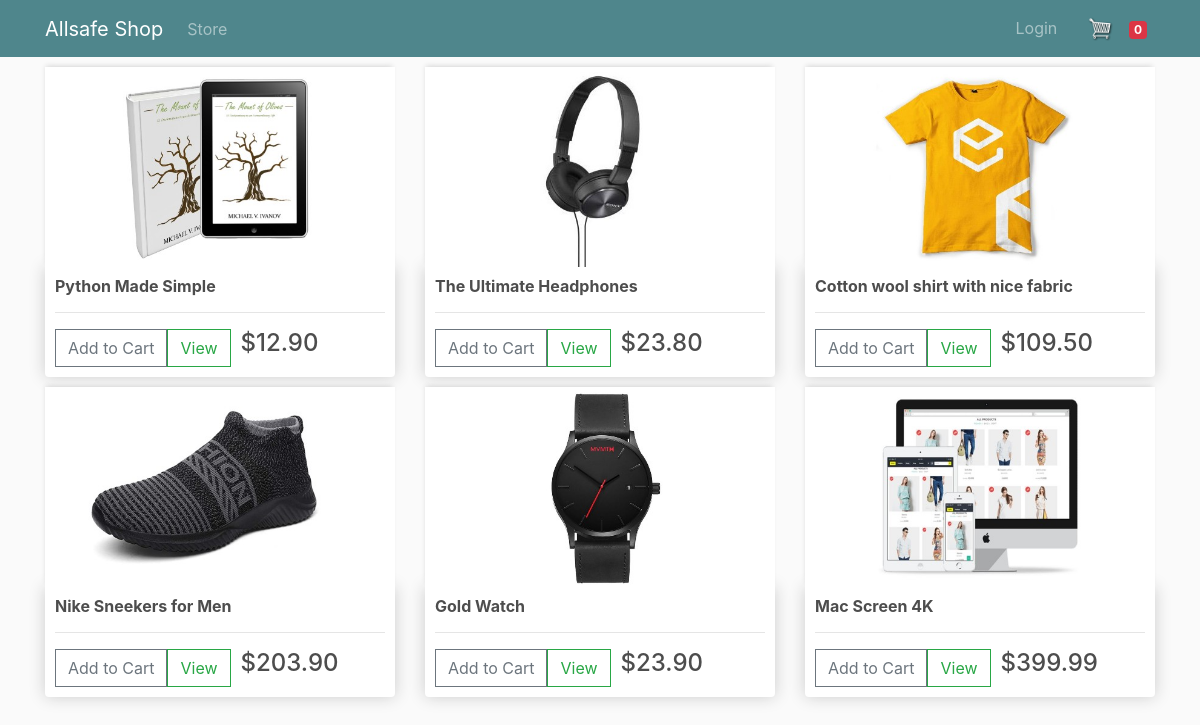
The page / on the database its author committed.
### store/models.py (models this page shows, shortened)
class Product(models.Model):
  title = models.CharField(max_length=100)
  price = models.DecimalField(max_digits=9, decimal_places=2)
  image = models.ImageField(upload_to='media/%Y/%m/%d')
  digital = models.BooleanField(default=False)
  @property
  def imageURL(self):
    try:
      url = self.image.url
    except:
      url = ''
    return url

### store/views.py (the view)
# urls.py: path('', include('store.urls', namespace='store')),
def store(request):
  data = cart_data(request)
  cart_items = data['cartItems']
  products = Product.objects.all()
  context = {
    'products': products,
    'cartItems': cart_items
  }
  return render(request, 'store/store.html', context)

### store/utils.py (called while the page is built, shortened)
def cookie_cart(request):
  try:
    cart = json.loads(request.COOKIES['cart'])
  except:
    cart = {}
  items = []
  order = {'get_cart_items': 0, 'get_cart_total': 0, 'shipping': False}
  cart_items = order['get_cart_items']
  return {'items': items, 'order': order, 'cartItems': cart_items}

def cart_data(request):
  if request.user.is_authenticated:
    customer = request.user.customer
    order, created = Order.objects.get_or_create(customer=customer, complete=False)
    items = order.orderitem_set.all()
    cart_items = order.get_cart_items
  else:
    cookie_data = cookie_cart(request)
    cart_items = cookie_data['cartItems']
    order = cookie_data['order']
    items = cookie_data['items']
  return {'items': items, 'order': order, 'cartItems': cart_items}

### templates/store/store.html (shortened to what this page needs)
{% extends 'base.html' %}
{% load static %}
{% block content %}
  <div class="row">
    {% for product in products %}
      <div class="col-md-4 col-lg-4 col-sm-12">
        <img src="{{product.imageURL}}" alt="Thumbnail" class="thumbnail">
        <div class="box-element product">
          <h6><strong>{{product.title}}</strong></h6>
          <hr>
          <div class="btn-addto-cart">
            <button data-product="{{product.id}}" data-action="add" class="btn btn-outline-secondary add-btn update-cart">Add to Cart</button>
            <a href="{% url 'store:cart' %}" class="btn btn-outline-success">View</a>
            <h4>${{product.price}}</h4>
          </div>
        </div>
      </div>
    {% endfor %}
  </div>
{% endblock %}

### templates/base.html (shortened to what this page needs)
{% load static %}
<!doctype html>
<html lang="en">
  <head>
    <link rel="stylesheet" href="https://stackpath.bootstrapcdn.com/bootstrap/4.5.1/css/bootstrap.min.css">
    <link rel="stylesheet" href="{% static 'css/main.css' %}">
  </head>
  <body>
    {% include 'partials/_navbar.html' %}
    <div class="container">
      {% block content %}
      {% endblock %}
    </div>
  </body>
</html>

### templates/partials/_navbar.html (shortened to what this page needs)
{% load static %}
<nav class="navbar navbar-expand-sm bg-dark navbar-dark">
  <div class="container">
    <a href="{% url 'store:store' %}" class="navbar-brand">Allsafe Shop</a>
    <div class="collapse navbar-collapse" id="navbarMain">
      <ul class="navbar-nav mr-auto">
        <li class="nav-item">
          <a href="{% url 'store:store' %}" class="nav-link">Store</a>
        </li>
      </ul>
      <ul class="navbar-nav ml-auto">
        <li class="nav-item">
          <a href="/login" class="nav-link">Login</a>
        </li>
        <li>
          <a href="{% url 'store:cart' %}" class="nav-link">
            <img src="{% static 'images/cart.png' %}" alt="Cart" id="cart-icon">
          </a>
        </li>
        <li class="nav-item">
          <a href="{% url 'store:cart' %}" class="nav-link"><span class="badge badge-danger">{{cartItems}}</span></a>
        </li>
      </ul>
    </div>
  </div>
</nav>

### static/css/main.css (style rules this page uses)
body { background-color: hsl(0, 0%, 98%); }
h1,h2,h3,h4,h5,h6 { color:hsl(0, 0%, 30%); }
.box-element { box-shadow:hsl(0, 0%, 80%) 0 0 16px; background-color: #fff; border-radius: 4px; padding: 10px; }
.thumbnail { width: 100%; height: 200px; -webkit-box-shadow: -1px -3px 5px -2px rgba(214,214,214,1); -moz-box-shadow: -1px -3px 5px -2px rgba(214,214,214,1); box-shadow: -1px -3px 5px -2px rgba(214,214,214,1); }
.product { border-radius: 0 0 4px 4px; }
.bg-dark { background-color: #4f868c!important; }
#cart-icon { width:25px; display: flex; margin-left: 15px; }
.col-lg-4, .col-lg-6, .col-lg-8, .col-lg-12 { margin-top: 10px; }
.btn { border-radius: 0; }
.btn-addto-cart { display: flex; }
.btn-addto-cart h4 { margin-left: 10px; }

### rows shown on the page
Product: imageURL (picture), title "Python Made Simple", price "12.90"
Product: imageURL (picture), title "The Ultimate Headphones", price "23.80"
Product: imageURL (picture), title "Cotton wool shirt with nice fabric", price "109.50"
Product: imageURL (picture), title "Nike Sneekers for Men", price "203.90"
Product: imageURL (picture), title "Gold Watch", price "23.90"
Product: imageURL (picture), title "Mac Screen 4K", price "399.99"

### other values the page prints
{{ cartItems }} "0"
